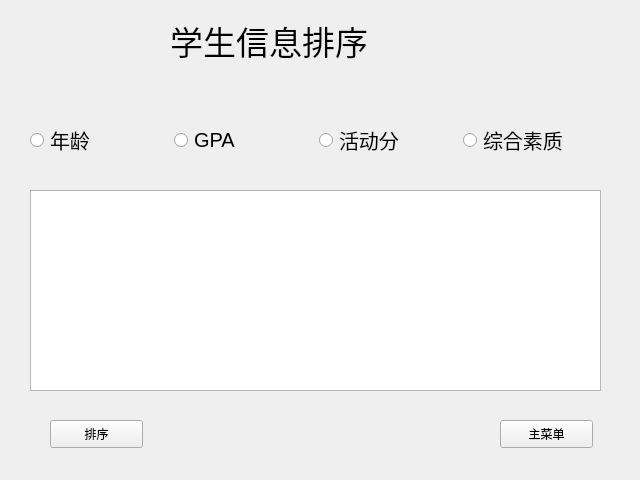
<?xml version="1.0" encoding="UTF-8"?>
<ui version="4.0">
 <class>SortWidget</class>
 <widget class="QWidget" name="SortWidget">
  <property name="geometry">
   <rect>
    <x>0</x>
    <y>0</y>
    <width>640</width>
    <height>480</height>
   </rect>
  </property>
  <property name="windowTitle">
   <string>Form</string>
  </property>
  <widget class="QPushButton" name="returnButton">
   <property name="geometry">
    <rect>
     <x>500</x>
     <y>420</y>
     <width>93</width>
     <height>28</height>
    </rect>
   </property>
   <property name="text">
    <string>主菜单</string>
   </property>
  </widget>
  <widget class="QLabel" name="label">
   <property name="geometry">
    <rect>
     <x>170</x>
     <y>0</y>
     <width>281</width>
     <height>81</height>
    </rect>
   </property>
   <property name="font">
    <font>
     <family>仿宋</family>
     <pointsize>25</pointsize>
    </font>
   </property>
   <property name="text">
    <string>学生信息排序</string>
   </property>
  </widget>
  <widget class="QWidget" name="horizontalLayoutWidget">
   <property name="geometry">
    <rect>
     <x>30</x>
     <y>100</y>
     <width>571</width>
     <height>80</height>
    </rect>
   </property>
   <layout class="QHBoxLayout" name="horizontalLayout">
    <item>
     <widget class="QRadioButton" name="ageradioButton">
      <property name="font">
       <font>
        <pointsize>15</pointsize>
       </font>
      </property>
      <property name="text">
       <string>年龄</string>
      </property>
     </widget>
    </item>
    <item>
     <widget class="QRadioButton" name="gparadioButton">
      <property name="font">
       <font>
        <pointsize>15</pointsize>
       </font>
      </property>
      <property name="text">
       <string>GPA</string>
      </property>
     </widget>
    </item>
    <item>
     <widget class="QRadioButton" name="sradioButton">
      <property name="font">
       <font>
        <pointsize>15</pointsize>
       </font>
      </property>
      <property name="text">
       <string>活动分</string>
      </property>
     </widget>
    </item>
    <item>
     <widget class="QRadioButton" name="avgradioButton">
      <property name="font">
       <font>
        <pointsize>15</pointsize>
       </font>
      </property>
      <property name="text">
       <string>综合素质</string>
      </property>
     </widget>
    </item>
   </layout>
  </widget>
  <widget class="QTableWidget" name="tableWidget">
   <property name="geometry">
    <rect>
     <x>30</x>
     <y>190</y>
     <width>571</width>
     <height>201</height>
    </rect>
   </property>
  </widget>
  <widget class="QPushButton" name="sortButton">
   <property name="geometry">
    <rect>
     <x>50</x>
     <y>420</y>
     <width>93</width>
     <height>28</height>
    </rect>
   </property>
   <property name="text">
    <string>排序</string>
   </property>
  </widget>
 </widget>
 <resources/>
 <connections/>
</ui>
